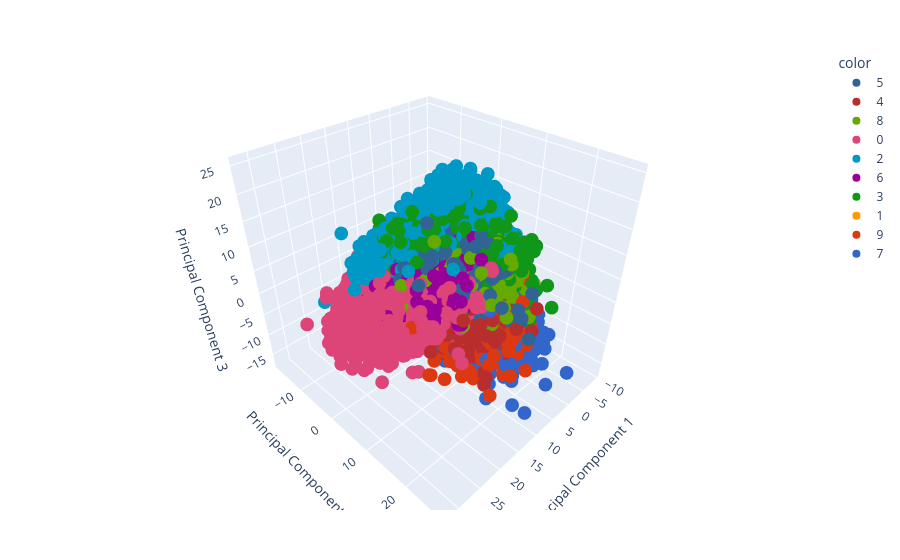

Write notebook code for a chart like this one.
### Code cell
# plotting it in a 3D coordinate system
pca = PCA(n_components=3)
X_train_tfr = pca.fit_transform(X_train)
pca.transform(X_test)

fig = px.scatter_3d(
    x=X_train_tfr[:,0],
    y=X_train_tfr[:,1],
    z=X_train_tfr[:,2],
    color=y_train_tfr,
    labels = {"x": "Principal Component 1", "y": "Principal Component 2","z":"Principal Component 3"},
    color_discrete_sequence = px.colors.qualitative.G10_r,

)
fig.update_layout(
    margin = dict(l=50,r=50,t=50,b=50))
fig.show(renderer='vscode')

### Figure 1 — Plotly figure (JSON) as saved in the notebook; plotly's stock layout.template omitted (floating-point values rounded to 4 significant figures; data arrays with more than 128 entries replaced by an {"elided": "..."} marker saying what was removed)
{"data": [{"hovertemplate": "color=5<br>Principal Component 1=%{x}<br>Principal Component 2=%{y}<br>Principal Component 3=%{z}<extra></extra>", "legendgroup": "5", "marker": {"color": "#316395", "symbol": "circle"}, "mode": "markers", "name": "5", "scene": "scene", "showlegend": true, "type": "scatter3d", "x": {"elided": "5040 float values"}, "y": {"elided": "5040 float values"}, "z": {"elided": "5040 float values"}}, {"hovertemplate": "color=4<br>Principal Component 1=%{x}<br>Principal Component 2=%{y}<br>Principal Component 3=%{z}<extra></extra>", "legendgroup": "4", "marker": {"color": "#B82E2E", "symbol": "circle"}, "mode": "markers", "name": "4", "scene": "scene", "showlegend": true, "type": "scatter3d", "x": {"elided": "5529 float values"}, "y": {"elided": "5529 float values"}, "z": {"elided": "5529 float values"}}, {"hovertemplate": "color=8<br>Principal Component 1=%{x}<br>Principal Component 2=%{y}<br>Principal Component 3=%{z}<extra></extra>", "legendgroup": "8", "marker": {"color": "#66AA00", "symbol": "circle"}, "mode": "markers", "name": "8", "scene": "scene", "showlegend": true, "type": "scatter3d", "x": {"elided": "5468 float values"}, "y": {"elided": "5468 float values"}, "z": {"elided": "5468 float values"}}, {"hovertemplate": "color=0<br>Principal Component 1=%{x}<br>Principal Component 2=%{y}<br>Principal Component 3=%{z}<extra></extra>", "legendgroup": "0", "marker": {"color": "#DD4477", "symbol": "circle"}, "mode": "markers", "name": "0", "scene": "scene", "showlegend": true, "type": "scatter3d", "x": {"elided": "5560 float values"}, "y": {"elided": "5560 float values"}, "z": {"elided": "5560 float values"}}, {"hovertemplate": "color=2<br>Principal Component 1=%{x}<br>Principal Component 2=%{y}<br>Principal Component 3=%{z}<extra></extra>", "legendgroup": "2", "marker": {"color": "#0099C6", "symbol": "circle"}, "mode": "markers", "name": "2", "scene": "scene", "showlegend": true, "type": "scatter3d", "x": {"elided": "5610 float values"}, "y": {"elided": "5610 float values"}, "z": {"elided": "5610 float values"}}, {"hovertemplate": "color=6<br>Principal Component 1=%{x}<br>Principal Component 2=%{y}<br>Principal Component 3=%{z}<extra></extra>", "legendgroup": "6", "marker": {"color": "#990099", "symbol": "circle"}, "mode": "markers", "name": "6", "scene": "scene", "showlegend": true, "type": "scatter3d", "x": {"elided": "5480 float values"}, "y": {"elided": "5480 float values"}, "z": {"elided": "5480 float values"}}, {"hovertemplate": "color=3<br>Principal Component 1=%{x}<br>Principal Component 2=%{y}<br>Principal Component 3=%{z}<extra></extra>", "legendgroup": "3", "marker": {"color": "#109618", "symbol": "circle"}, "mode": "markers", "name": "3", "scene": "scene", "showlegend": true, "type": "scatter3d", "x": {"elided": "5708 float values"}, "y": {"elided": "5708 float values"}, "z": {"elided": "5708 float values"}}, {"hovertemplate": "color=1<br>Principal Component 1=%{x}<br>Principal Component 2=%{y}<br>Principal Component 3=%{z}<extra></extra>", "legendgroup": "1", "marker": {"color": "#FF9900", "symbol": "circle"}, "mode": "markers", "name": "1", "scene": "scene", "showlegend": true, "type": "scatter3d", "x": {"elided": "6277 float values"}, "y": {"elided": "6277 float values"}, "z": {"elided": "6277 float values"}}, {"hovertemplate": "color=9<br>Principal Component 1=%{x}<br>Principal Component 2=%{y}<br>Principal Component 3=%{z}<extra></extra>", "legendgroup": "9", "marker": {"color": "#DC3912", "symbol": "circle"}, "mode": "markers", "name": "9", "scene": "scene", "showlegend": true, "type": "scatter3d", "x": {"elided": "5538 float values"}, "y": {"elided": "5538 float values"}, "z": {"elided": "5538 float values"}}, {"hovertemplate": "color=7<br>Principal Component 1=%{x}<br>Principal Component 2=%{y}<br>Principal Component 3=%{z}<extra></extra>", "legendgroup": "7", "marker": {"color": "#3366CC", "symbol": "circle"}, "mode": "markers", "name": "7", "scene": "scene", "showlegend": true, "type": "scatter3d", "x": {"elided": "5790 float values"}, "y": {"elided": "5790 float values"}, "z": {"elided": "5790 float values"}}], "layout": {"legend": {"title": {"text": "color"}, "tracegroupgap": 0}, "margin": {"b": 50, "l": 50, "r": 50, "t": 50}, "scene": {"domain": {"x": [0, 1], "y": [0, 1]}, "xaxis": {"title": {"text": "Principal Component 1"}}, "yaxis": {"title": {"text": "Principal Component 2"}}, "zaxis": {"title": {"text": "Principal Component 3"}}}}}
